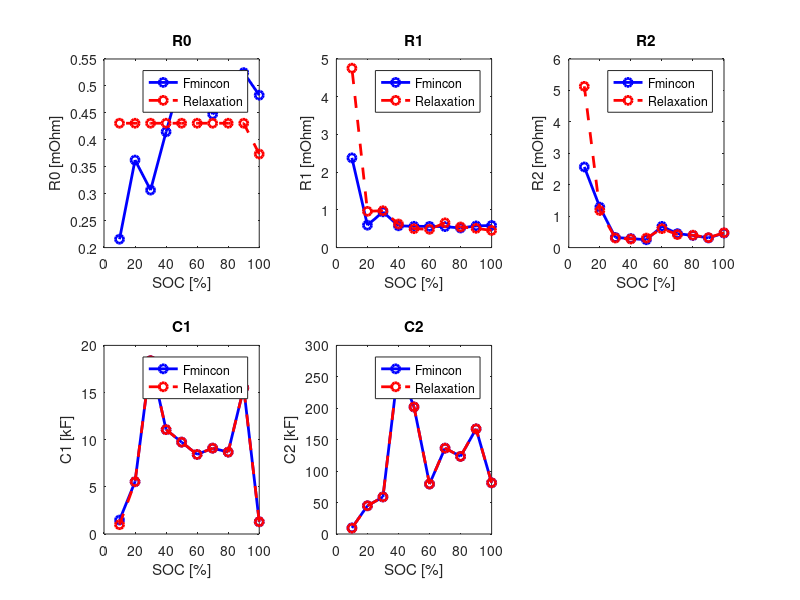

MATLAB code for this plot:
clear;
clc;
% close all;

%% load data
load rc2_cf_fmincon_params.mat
r0 = r0_cf * 1e3;
r1 = r1_cf * 1e3;
r2 = r2_cf * 1e3;
c1 = c1_cf * 1e-3;
c2 = c2_cf * 1e-3;
load rc2_cf_params.mat
r0_cf = r0_cf * 1e3;
r1_cf = r1_cf * 1e3;
r2_cf = r2_cf * 1e3;
c1_cf = c1_cf * 1e-3;
c2_cf = c2_cf * 1e-3;
soc = [100; 90; 80; 70; 60; 50; 40; 30; 20; 10];

%% swap params
for i = 1:length(r1)
    if c1(i) > c2(i)
        temp = c1(i);
        c1(i) = c2(i);
        c2(i) = temp;
        temp = r1(i);
        r1(i) = r2(i);
        r2(i) = temp;
    end
end

for i = 1:length(r1_cf)
    if c1_cf(i) > c2_cf(i)
        temp = c1_cf(i);
        c1_cf(i) = c2_cf(i);
        c2_cf(i) = temp;
        temp = r1_cf(i);
        r1_cf(i) = r2_cf(i);
        r2_cf(i) = temp;
    end
end

%% plot
figure(1);
subplot(2, 3, 1)
plot(soc, r0, '-ob', 'LineWidth', 2);
hold on;
plot(soc, r0_cf, '--or', 'LineWidth', 2);
xlabel('SOC [%]')
ylabel('R0 [mOhm]')
title('R0')
legend('Fmincon', 'Relaxation')

subplot(2, 3, 2)
plot(soc, r1, '-ob', 'LineWidth', 2);
hold on;
plot(soc, r1_cf, '--or', 'LineWidth', 2);
xlabel('SOC [%]')
ylabel('R1 [mOhm]')
title('R1')
legend('Fmincon', 'Relaxation')

subplot(2, 3, 3)
plot(soc, r2, '-ob', 'LineWidth', 2);
hold on;
plot(soc, r2_cf, '--or', 'LineWidth', 2);
xlabel('SOC [%]')
ylabel('R2 [mOhm]')
title('R2')
legend('Fmincon', 'Relaxation')

subplot(2, 3, 4)
plot(soc, c1, '-ob', 'LineWidth', 2);
hold on;
plot(soc, c1_cf, '--or', 'LineWidth', 2);
xlabel('SOC [%]')
ylabel('C1 [kF]')
title('C1')
legend('Fmincon', 'Relaxation')

subplot(2, 3, 5)
plot(soc, c2, '-ob', 'LineWidth', 2);
hold on;
plot(soc, c2_cf, '--or', 'LineWidth', 2);
xlabel('SOC [%]')
ylabel('C2 [kF]')
title('C2')
legend('Fmincon', 'Relaxation')
